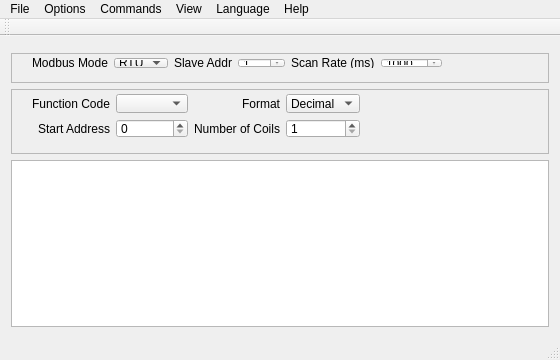
<?xml version="1.0" encoding="UTF-8"?>
<ui version="4.0">
 <class>MainWindow</class>
 <widget class="QMainWindow" name="MainWindow">
  <property name="geometry">
   <rect>
    <x>0</x>
    <y>0</y>
    <width>560</width>
    <height>360</height>
   </rect>
  </property>
  <property name="minimumSize">
   <size>
    <width>560</width>
    <height>360</height>
   </size>
  </property>
  <property name="maximumSize">
   <size>
    <width>720</width>
    <height>720</height>
   </size>
  </property>
  <property name="windowTitle">
   <string>Modbus Master</string>
  </property>
  <property name="windowIcon">
   <iconset resource="../icons/icons.qrc">
    <normaloff>:/icons/connect-24.png</normaloff>:/icons/connect-24.png</iconset>
  </property>
  <widget class="QWidget" name="centralWidget">
   <layout class="QVBoxLayout" name="verticalLayout">
    <item>
     <widget class="MyInfoBar" name="infobar"/>
    </item>
    <item>
     <widget class="QFrame" name="frame_1">
      <property name="minimumSize">
       <size>
        <width>0</width>
        <height>30</height>
       </size>
      </property>
      <property name="frameShape">
       <enum>QFrame::StyledPanel</enum>
      </property>
      <property name="frameShadow">
       <enum>QFrame::Plain</enum>
      </property>
      <widget class="QWidget" name="layoutWidget_1">
       <property name="geometry">
        <rect>
         <x>10</x>
         <y>0</y>
         <width>689</width>
         <height>26</height>
        </rect>
       </property>
       <layout class="QGridLayout" name="gridLayoutSettings">
        <property name="topMargin">
         <number>5</number>
        </property>
        <item row="0" column="0">
         <widget class="QLabel" name="lblModbusMode">
          <property name="text">
           <string>Modbus Mode</string>
          </property>
          <property name="alignment">
           <set>Qt::AlignRight|Qt::AlignTrailing|Qt::AlignVCenter</set>
          </property>
          <property name="buddy">
           <cstring>cmbModbusMode</cstring>
          </property>
         </widget>
        </item>
        <item row="0" column="1">
         <widget class="QComboBox" name="cmbModbusMode">
          <item>
           <property name="text">
            <string notr="true">RTU</string>
           </property>
          </item>
          <item>
           <property name="text">
            <string notr="true">TCP</string>
           </property>
          </item>
         </widget>
        </item>
        <item row="0" column="2">
         <widget class="QLabel" name="lblSlave">
          <property name="text">
           <string>Slave Addr</string>
          </property>
          <property name="alignment">
           <set>Qt::AlignRight|Qt::AlignTrailing|Qt::AlignVCenter</set>
          </property>
          <property name="buddy">
           <cstring>sbSlaveID</cstring>
          </property>
         </widget>
        </item>
        <item row="0" column="3">
         <widget class="QSpinBox" name="sbSlaveID">
          <property name="minimum">
           <number>1</number>
          </property>
          <property name="maximum">
           <number>255</number>
          </property>
         </widget>
        </item>
        <item row="0" column="5">
         <widget class="QSpinBox" name="spInterval">
          <property name="minimum">
           <number>1000</number>
          </property>
          <property name="maximum">
           <number>10000</number>
          </property>
          <property name="singleStep">
           <number>500</number>
          </property>
         </widget>
        </item>
        <item row="0" column="4">
         <widget class="QLabel" name="lblScan">
          <property name="text">
           <string>Scan Rate (ms)</string>
          </property>
         </widget>
        </item>
        <item row="0" column="6">
         <spacer name="horizontalSpacer_1">
          <property name="orientation">
           <enum>Qt::Horizontal</enum>
          </property>
          <property name="sizeHint" stdset="0">
           <size>
            <width>40</width>
            <height>20</height>
           </size>
          </property>
         </spacer>
        </item>
       </layout>
      </widget>
     </widget>
    </item>
    <item>
     <widget class="QFrame" name="frame_2">
      <property name="minimumSize">
       <size>
        <width>0</width>
        <height>65</height>
       </size>
      </property>
      <property name="frameShape">
       <enum>QFrame::StyledPanel</enum>
      </property>
      <property name="frameShadow">
       <enum>QFrame::Plain</enum>
      </property>
      <widget class="QWidget" name="layoutWidget_2">
       <property name="geometry">
        <rect>
         <x>10</x>
         <y>0</y>
         <width>689</width>
         <height>60</height>
        </rect>
       </property>
       <layout class="QGridLayout" name="gridLayoutCmds">
        <property name="topMargin">
         <number>5</number>
        </property>
        <item row="2" column="1">
         <widget class="QLabel" name="lblFunctionCode">
          <property name="text">
           <string>Function Code</string>
          </property>
          <property name="alignment">
           <set>Qt::AlignRight|Qt::AlignTrailing|Qt::AlignVCenter</set>
          </property>
          <property name="buddy">
           <cstring>cmbFunctionCode</cstring>
          </property>
         </widget>
        </item>
        <item row="2" column="2">
         <widget class="QComboBox" name="cmbFunctionCode"/>
        </item>
        <item row="2" column="3">
         <widget class="QLabel" name="lblFormat">
          <property name="text">
           <string>Format</string>
          </property>
          <property name="alignment">
           <set>Qt::AlignRight|Qt::AlignTrailing|Qt::AlignVCenter</set>
          </property>
         </widget>
        </item>
        <item row="2" column="4">
         <widget class="QComboBox" name="cmbBase">
          <property name="currentIndex">
           <number>1</number>
          </property>
          <item>
           <property name="text">
            <string>Binary</string>
           </property>
          </item>
          <item>
           <property name="text">
            <string>Decimal</string>
           </property>
          </item>
          <item>
           <property name="text">
            <string>Hex</string>
           </property>
          </item>
         </widget>
        </item>
        <item row="3" column="1">
         <widget class="QLabel" name="lblStartAddress">
          <property name="text">
           <string>Start Address</string>
          </property>
          <property name="alignment">
           <set>Qt::AlignRight|Qt::AlignTrailing|Qt::AlignVCenter</set>
          </property>
          <property name="buddy">
           <cstring>sbStartAddress</cstring>
          </property>
         </widget>
        </item>
        <item row="3" column="2">
         <widget class="QSpinBox" name="sbStartAddress">
          <property name="maximum">
           <number>65535</number>
          </property>
         </widget>
        </item>
        <item row="3" column="3">
         <widget class="QLabel" name="lblNoOfCoils">
          <property name="text">
           <string>Number of Coils</string>
          </property>
          <property name="alignment">
           <set>Qt::AlignRight|Qt::AlignTrailing|Qt::AlignVCenter</set>
          </property>
          <property name="buddy">
           <cstring>sbNoOfCoils</cstring>
          </property>
         </widget>
        </item>
        <item row="3" column="4">
         <widget class="QSpinBox" name="sbNoOfCoils">
          <property name="minimum">
           <number>1</number>
          </property>
          <property name="maximum">
           <number>65535</number>
          </property>
         </widget>
        </item>
        <item row="2" column="5">
         <spacer name="horizontalSpacer_2">
          <property name="orientation">
           <enum>Qt::Horizontal</enum>
          </property>
          <property name="sizeHint" stdset="0">
           <size>
            <width>40</width>
            <height>20</height>
           </size>
          </property>
         </spacer>
        </item>
       </layout>
      </widget>
     </widget>
    </item>
    <item>
     <widget class="QTableView" name="tblRegisters">
      <attribute name="horizontalHeaderVisible">
       <bool>false</bool>
      </attribute>
      <attribute name="horizontalHeaderHighlightSections">
       <bool>true</bool>
      </attribute>
      <attribute name="verticalHeaderVisible">
       <bool>false</bool>
      </attribute>
      <attribute name="verticalHeaderHighlightSections">
       <bool>true</bool>
      </attribute>
     </widget>
    </item>
   </layout>
  </widget>
  <widget class="QMenuBar" name="menuBar">
   <property name="geometry">
    <rect>
     <x>0</x>
     <y>0</y>
     <width>560</width>
     <height>21</height>
    </rect>
   </property>
   <widget class="QMenu" name="menuFile">
    <property name="title">
     <string>File</string>
    </property>
    <addaction name="actionExit"/>
   </widget>
   <widget class="QMenu" name="menuOptions">
    <property name="title">
     <string>Options</string>
    </property>
    <addaction name="actionSerial_RTU"/>
    <addaction name="actionTCP"/>
    <addaction name="separator"/>
    <addaction name="actionSettings"/>
   </widget>
   <widget class="QMenu" name="menuHelp">
    <property name="title">
     <string>Help</string>
    </property>
    <addaction name="actionModbus_Manual"/>
    <addaction name="actionAbout"/>
   </widget>
   <widget class="QMenu" name="menuView">
    <property name="title">
     <string>View</string>
    </property>
    <addaction name="actionOpenLogFile"/>
    <addaction name="actionBus_Monitor"/>
   </widget>
   <widget class="QMenu" name="menuCommands">
    <property name="title">
     <string>Commands</string>
    </property>
    <addaction name="actionConnect"/>
    <addaction name="actionRead_Write"/>
    <addaction name="actionScan"/>
    <addaction name="actionClear"/>
    <addaction name="actionReset_Counters"/>
   </widget>
   <widget class="QMenu" name="menuLanguage">
    <property name="title">
     <string notr="true">Language</string>
    </property>
    <addaction name="actionSimplified_Chinese_zh_CN"/>
    <addaction name="actionTraditional_Chinese_zh_TW"/>
    <addaction name="actionEnglish_en_US"/>
   </widget>
   <addaction name="menuFile"/>
   <addaction name="menuOptions"/>
   <addaction name="menuCommands"/>
   <addaction name="menuView"/>
   <addaction name="menuLanguage"/>
   <addaction name="menuHelp"/>
  </widget>
  <widget class="QToolBar" name="mainToolBar">
   <attribute name="toolBarArea">
    <enum>TopToolBarArea</enum>
   </attribute>
   <attribute name="toolBarBreak">
    <bool>false</bool>
   </attribute>
  </widget>
  <widget class="QStatusBar" name="statusBar">
   <property name="autoFillBackground">
    <bool>false</bool>
   </property>
  </widget>
  <action name="actionExit">
   <property name="icon">
    <iconset resource="../icons/icons.qrc">
     <normaloff>:/icons/exit-16.png</normaloff>:/icons/exit-16.png</iconset>
   </property>
   <property name="text">
    <string>Exit</string>
   </property>
   <property name="iconVisibleInMenu">
    <bool>true</bool>
   </property>
  </action>
  <action name="actionSerial_RTU">
   <property name="icon">
    <iconset resource="../icons/icons.qrc">
     <normaloff>:/icons/serial-pot-16.png</normaloff>:/icons/serial-pot-16.png</iconset>
   </property>
   <property name="text">
    <string notr="true">Modbus RTU...</string>
   </property>
   <property name="iconVisibleInMenu">
    <bool>true</bool>
   </property>
  </action>
  <action name="actionTCP">
   <property name="icon">
    <iconset resource="../icons/icons.qrc">
     <normaloff>:/icons/ethernet-port-16.png</normaloff>:/icons/ethernet-port-16.png</iconset>
   </property>
   <property name="text">
    <string notr="true">Modbus TCP...</string>
   </property>
   <property name="iconVisibleInMenu">
    <bool>true</bool>
   </property>
  </action>
  <action name="actionAbout">
   <property name="icon">
    <iconset resource="../icons/icons.qrc">
     <normaloff>:/icons/info-sign-16.png</normaloff>:/icons/info-sign-16.png</iconset>
   </property>
   <property name="text">
    <string>About...</string>
   </property>
   <property name="iconVisibleInMenu">
    <bool>true</bool>
   </property>
  </action>
  <action name="actionBus_Monitor">
   <property name="icon">
    <iconset resource="../icons/icons.qrc">
     <normaloff>:/icons/TV-16.png</normaloff>:/icons/TV-16.png</iconset>
   </property>
   <property name="text">
    <string>Bus Monitor</string>
   </property>
   <property name="iconVisibleInMenu">
    <bool>true</bool>
   </property>
  </action>
  <action name="actionSettings">
   <property name="icon">
    <iconset resource="../icons/icons.qrc">
     <normaloff>:/icons/options-16.png</normaloff>:/icons/options-16.png</iconset>
   </property>
   <property name="text">
    <string>Settings...</string>
   </property>
   <property name="iconVisibleInMenu">
    <bool>true</bool>
   </property>
  </action>
  <action name="actionRead_Write">
   <property name="icon">
    <iconset resource="../icons/icons.qrc">
     <normaloff>:/icons/data-sort-16.png</normaloff>:/icons/data-sort-16.png</iconset>
   </property>
   <property name="text">
    <string>Read / Write</string>
   </property>
  </action>
  <action name="actionConnect">
   <property name="checkable">
    <bool>true</bool>
   </property>
   <property name="icon">
    <iconset resource="../icons/icons.qrc">
     <normaloff>:/icons/plug-disconnect-16.png</normaloff>
     <normalon>:/icons/plug-connect-16.png</normalon>:/icons/plug-disconnect-16.png</iconset>
   </property>
   <property name="text">
    <string>Connect</string>
   </property>
  </action>
  <action name="actionScan">
   <property name="checkable">
    <bool>true</bool>
   </property>
   <property name="icon">
    <iconset resource="../icons/icons.qrc">
     <normaloff>:/icons/cyclic-process-16.png</normaloff>:/icons/cyclic-process-16.png</iconset>
   </property>
   <property name="text">
    <string>Scan</string>
   </property>
  </action>
  <action name="actionReset_Counters">
   <property name="icon">
    <iconset resource="../icons/icons.qrc">
     <normaloff>:/icons/reset-16.png</normaloff>:/icons/reset-16.png</iconset>
   </property>
   <property name="text">
    <string>Reset Counters</string>
   </property>
  </action>
  <action name="actionSimplified_Chinese_zh_CN">
   <property name="icon">
    <iconset resource="../icons/icons.qrc">
     <normaloff>:/icons/China-flag-16.png</normaloff>:/icons/China-flag-16.png</iconset>
   </property>
   <property name="text">
    <string notr="true">简体中文 (zh_CN)</string>
   </property>
   <property name="iconText">
    <string notr="true">简体中文 (zh_CN)</string>
   </property>
   <property name="toolTip">
    <string notr="true">简体中文 (zh_CN)</string>
   </property>
  </action>
  <action name="actionTraditional_Chinese_zh_TW">
   <property name="icon">
    <iconset resource="../icons/icons.qrc">
     <normaloff>:/icons/Taiwan-flag-16.png</normaloff>:/icons/Taiwan-flag-16.png</iconset>
   </property>
   <property name="text">
    <string notr="true">繁體中文 (zh_TW)</string>
   </property>
   <property name="iconText">
    <string notr="true">繁體中文 (zh_TW)</string>
   </property>
   <property name="toolTip">
    <string notr="true">繁體中文 (zh_TW)</string>
   </property>
  </action>
  <action name="actionEnglish_en_US">
   <property name="icon">
    <iconset resource="../icons/icons.qrc">
     <normaloff>:/icons/usa-flag-16.png</normaloff>:/icons/usa-flag-16.png</iconset>
   </property>
   <property name="text">
    <string notr="true">English (en_US)</string>
   </property>
   <property name="iconText">
    <string notr="true">English (en_US)</string>
   </property>
   <property name="toolTip">
    <string notr="true">English (en_US)</string>
   </property>
  </action>
  <action name="actionOpenLogFile">
   <property name="icon">
    <iconset resource="../icons/icons.qrc">
     <normaloff>:/icons/text-x-log-16.png</normaloff>:/icons/text-x-log-16.png</iconset>
   </property>
   <property name="text">
    <string>Log File</string>
   </property>
  </action>
  <action name="actionClear">
   <property name="icon">
    <iconset resource="../icons/icons.qrc">
     <normaloff>:/icons/edit-clear-16.png</normaloff>:/icons/edit-clear-16.png</iconset>
   </property>
   <property name="text">
    <string>Clear Table</string>
   </property>
  </action>
  <action name="actionModbus_Manual">
   <property name="icon">
    <iconset resource="../icons/icons.qrc">
     <normaloff>:/icons/help-desk-icon-16.png</normaloff>:/icons/help-desk-icon-16.png</iconset>
   </property>
   <property name="text">
    <string>Modbus Manual</string>
   </property>
  </action>
 </widget>
 <layoutdefault spacing="6" margin="11"/>
 <customwidgets>
  <customwidget>
   <class>MyInfoBar</class>
   <extends>QFrame</extends>
   <header>src/MyInfoBar.h</header>
   <container>1</container>
  </customwidget>
 </customwidgets>
 <tabstops>
  <tabstop>tblRegisters</tabstop>
 </tabstops>
 <resources>
  <include location="../icons/icons.qrc"/>
 </resources>
 <connections>
  <connection>
   <sender>actionExit</sender>
   <signal>triggered()</signal>
   <receiver>MainWindow</receiver>
   <slot>close()</slot>
   <hints>
    <hint type="sourcelabel">
     <x>-1</x>
     <y>-1</y>
    </hint>
    <hint type="destinationlabel">
     <x>199</x>
     <y>149</y>
    </hint>
   </hints>
  </connection>
 </connections>
</ui>
